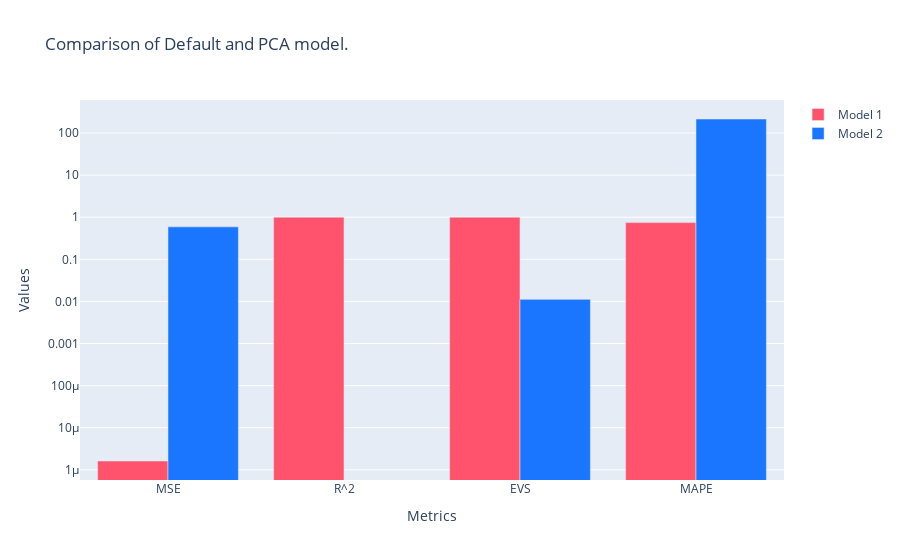

The cell this chart's notebook holds for it:
### Markdown cell above
### Visualization for the comparision of Default model and model using PCA

### Code cell
import plotly.graph_objects as go

metrics_names = ['MSE', 'R^2', 'EVS', 'MAPE']

# Create traces
trace1 = go.Bar(
    x=metrics_names,
    y=values,
    name='Model 1',
    marker=dict(color='rgb(255, 83, 109)')
)
trace2 = go.Bar(
    x=metrics_names,
    y=values_PCA,
    name='Model 2',
    marker=dict(color='rgb(26, 118, 255)')
)

data = [trace1, trace2]

layout = go.Layout(
    title='Comparison of Default and PCA model.',
    xaxis=dict(title='Metrics'),
    yaxis=dict(
        title='Values',
        type='log',
    ),
    barmode='group'
)

fig = go.Figure(data=data, layout=layout)
fig.show()

### Figure 1 — Plotly figure (JSON) as saved in the notebook; plotly's stock layout.template omitted (floating-point values rounded to 4 significant figures)
{"data": [{"marker": {"color": "rgb(255, 83, 109)"}, "name": "Model 1", "type": "bar", "x": ["MSE", "R^2", "EVS", "MAPE"], "y": [1.621e-06, 1.0, 1.0, 0.7435]}, {"marker": {"color": "rgb(26, 118, 255)"}, "name": "Model 2", "type": "bar", "x": ["MSE", "R^2", "EVS", "MAPE"], "y": [0.5895, -0.02137, 0.01118, 214.9]}], "layout": {"barmode": "group", "title": {"text": "Comparison of Default and PCA model."}, "xaxis": {"title": {"text": "Metrics"}}, "yaxis": {"title": {"text": "Values"}, "type": "log"}}}
